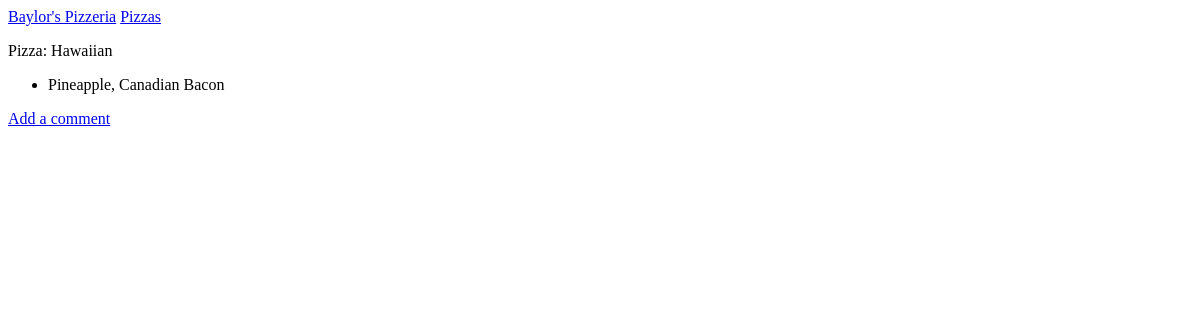
The page /pizzas/2/ on the database as committed earlier.
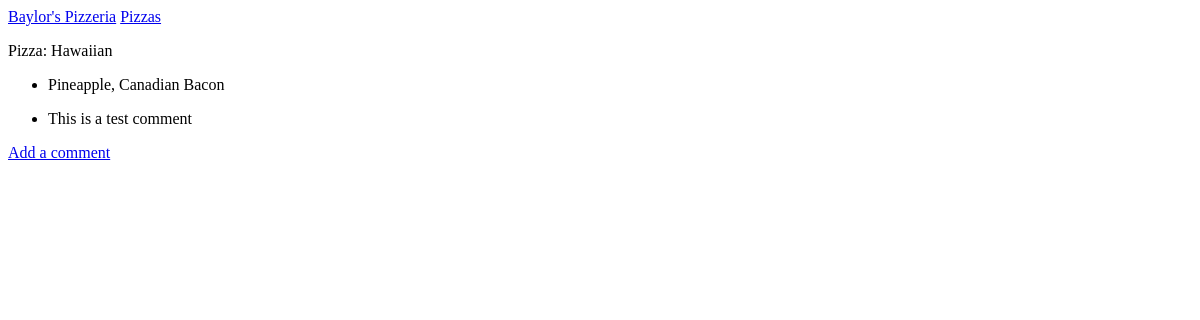
The same page on the database as committed later.
### Pizza/models.py (models this page shows, shortened)
class Pizza(models.Model):
    name = models.CharField(max_length=200)
    date_added = models.DateTimeField(auto_now_add=True)
    def __str__(self):
        return self.name

class Topping(models.Model):
    pizza = models.ForeignKey(Pizza, on_delete=models.CASCADE)
    name = models.TextField()
    date_added = models.DateTimeField(auto_now_add=True)

### Pizza/views.py (the view)
# urls.py: path("pizzas/<int:pizza_id>/", views.pizza, name="pizza"),
def pizza(request, pizza_id):
    pizza = Pizza.objects.get(id=pizza_id)
    toppings = pizza.topping_set.order_by("date_added")
    context = {"pizza": pizza, "toppings": toppings}
    return render(request, "Pizza/pizza.html", context)

### Pizza/templates/Pizza/pizza.html
{% extends "Pizza/base.html" %}
{% block content %}
<p>Pizza: {{pizza}} </p>
<ul>
    {% for topping in toppings %}
    <li>
        <p>{{topping.name | linebreaks}}</p>
    </li>
    {% endfor %}
</ul>
<p> <a href="{% url 'Pizza:new_comment' pizza.id %}">Add a comment</a></p>
{% endblock content %}

### Pizza/templates/Pizza/base.html
<p>
    <a href="{% url 'Pizza:index' %}"> Baylor's Pizzeria</a>
    <a href="{% url 'Pizza:pizzas' %}"> Pizzas</a>
</p>
{% block content %}{% endblock content %}

Rows that differ between the two databases and show on the page:
added Topping: name "This is a test comment"
